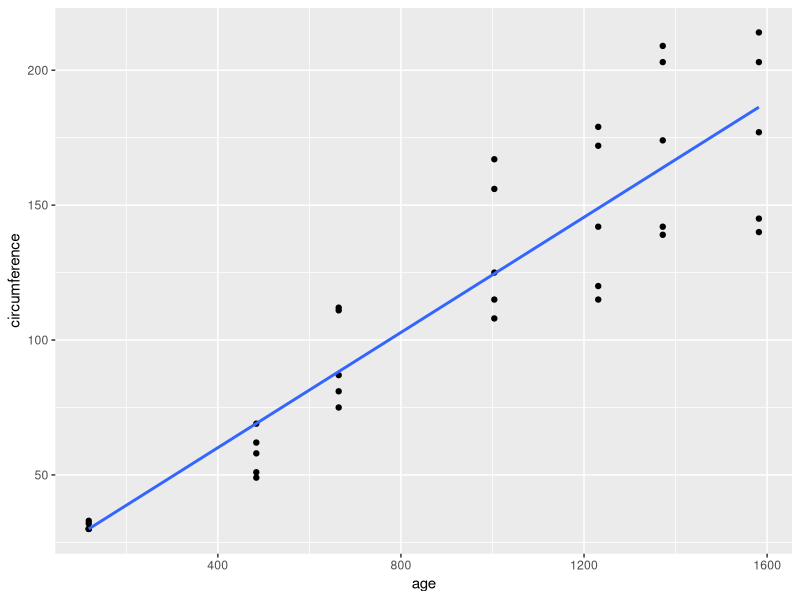
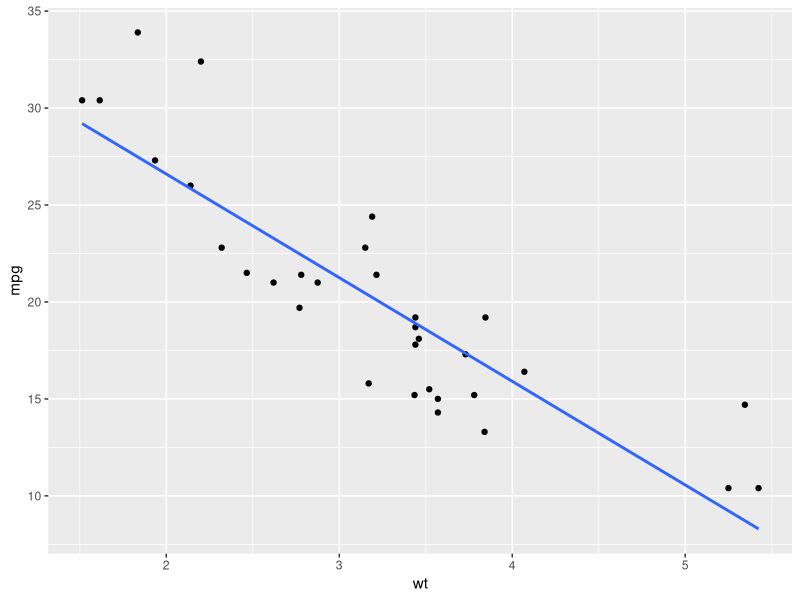
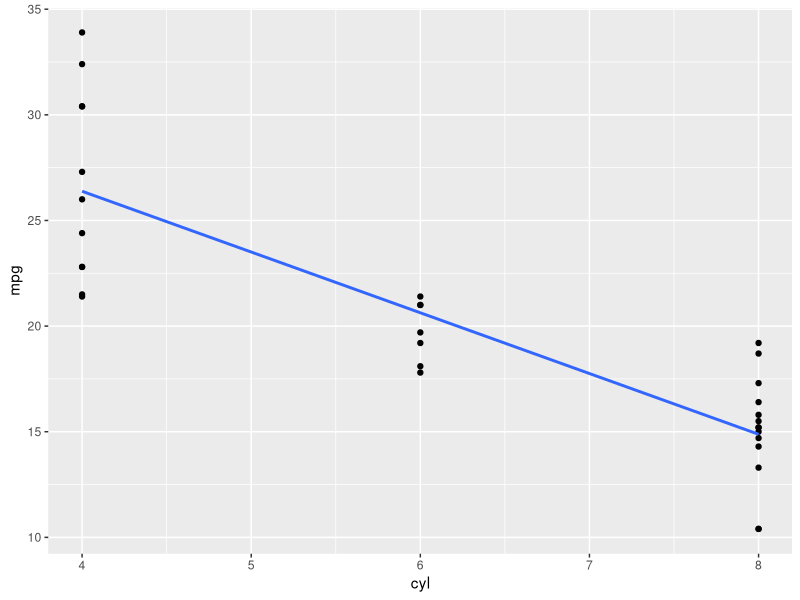
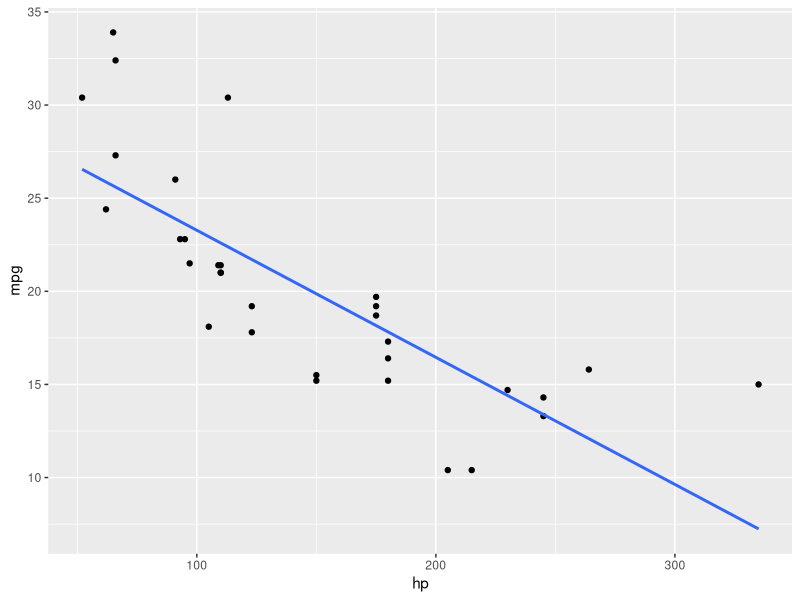
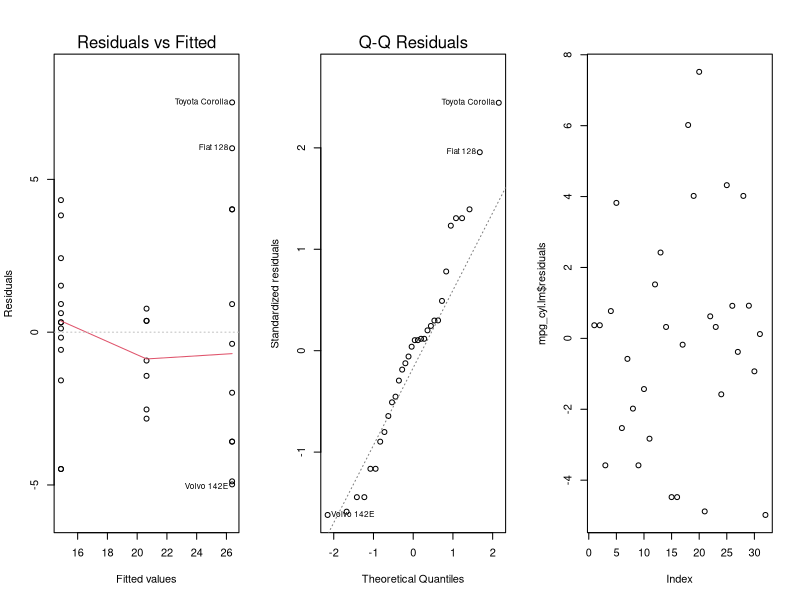
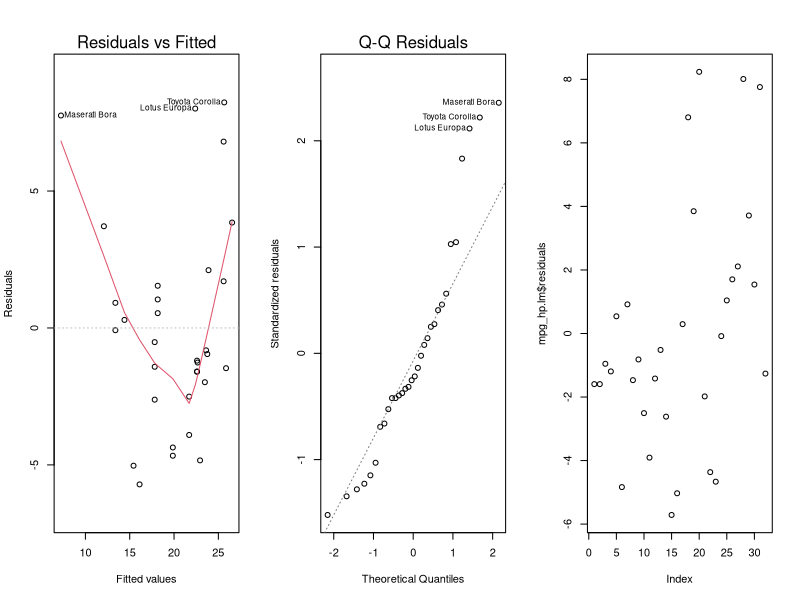
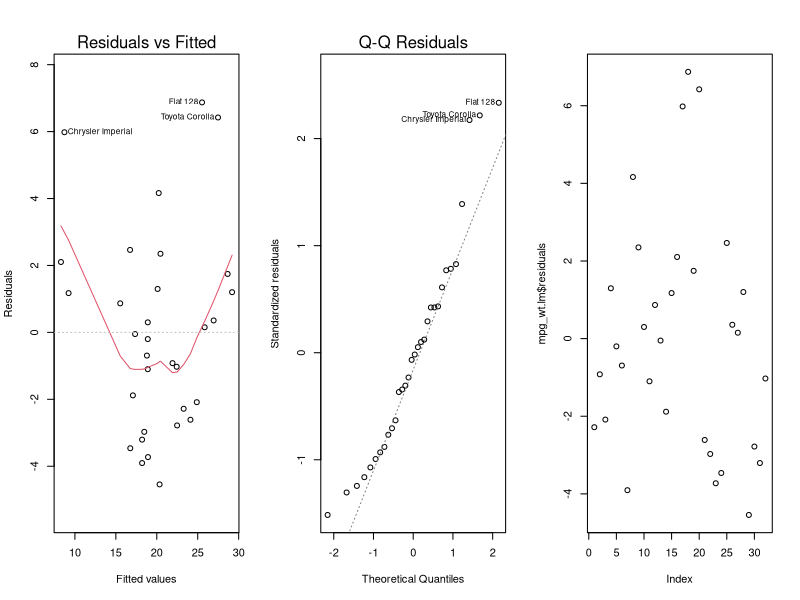

These figures' R source, in order:
## ---- chunk 1
library(ggplot2)
## ---- chunk 2
View(Orange)
?Orange
## ---- chunk 3
orange.lm <- lm(circumference ~ age, data=Orange)
summary(orange.lm)
## ---- chunk 4
ggplot(Orange, aes(x = age, y = circumference))+
  geom_point()+
  geom_smooth(method = "lm", se = FALSE)
## ---- chunk 5
SSE <- sum((Orange$circumference - orange.lm$fitted.values)^2)
SSR <- sum((orange.lm$fitted.values - mean(Orange$circumference))^2)
SSTO <- sum((Orange$circumference - mean(Orange$circumference))^2)

correlation <- cor(Orange$circumference, Orange$age)
## ---- chunk 6
predict(orange.lm, data.frame(age = 365*3))
## ---- chunk 7
mpg_wt.lm <- lm(mpg ~ wt, data=mtcars)
## ---- chunk 8
mpg_cyl.lm <- lm(mpg ~ cyl, data=mtcars)
## ---- chunk 9
mpg_hp.lm <- lm(mpg ~ hp, data=mtcars)
## ---- chunk 10
ggplot(mtcars, aes(x = wt, y = mpg))+
  geom_point()+
  geom_smooth(method = "lm", se = FALSE)
## ---- chunk 11
ggplot(mtcars, aes(x = cyl, y = mpg))+
  geom_point()+
  geom_smooth(method = "lm", se = FALSE)
## ---- chunk 12
ggplot(mtcars, aes(x = hp, y = mpg))+
  geom_point()+
  geom_smooth(method = "lm", se = FALSE)
## ---- chunk 13
SSE_wt <- sum((mtcars$mpg - mpg_wt.lm$fitted.values)^2)
SSR_wt <- sum((mpg_wt.lm$fitted.values - mean(mtcars$mpg))^2)
SSTO_wt <- sum((mtcars$mpg - mean(mtcars$mpg))^2)

SSE_cyl <- sum((mtcars$mpg - mpg_cyl.lm$fitted.values)^2)
SSR_cyl <- sum((mpg_cyl.lm$fitted.values - mean(mtcars$mpg))^2)
SSTO_cyl <- sum((mtcars$mpg - mean(mtcars$mpg))^2)

SSE_hp <- sum((mtcars$mpg - mpg_hp.lm$fitted.values)^2)
SSR_hp <- sum((mpg_hp.lm$fitted.values - mean(mtcars$mpg))^2)
SSTO_hp <- sum((mtcars$mpg - mean(mtcars$mpg))^2)

Rsquar_wt <- SSR_wt/SSTO_wt
Rsquar_cyl <- SSR_cyl/SSTO_cyl
Rsquar_hp <- SSR_hp/SSTO_hp

## ---- chunk 14
par(mfrow=c(1,3))
plot(mpg_cyl.lm, which=1:2)
plot(mpg_cyl.lm$residuals)


par(mfrow=c(1,3))
plot(mpg_hp.lm, which=1:2)
plot(mpg_hp.lm$residuals)


par(mfrow=c(1,3))
plot(mpg_wt.lm, which=1:2)
plot(mpg_wt.lm$residuals)

